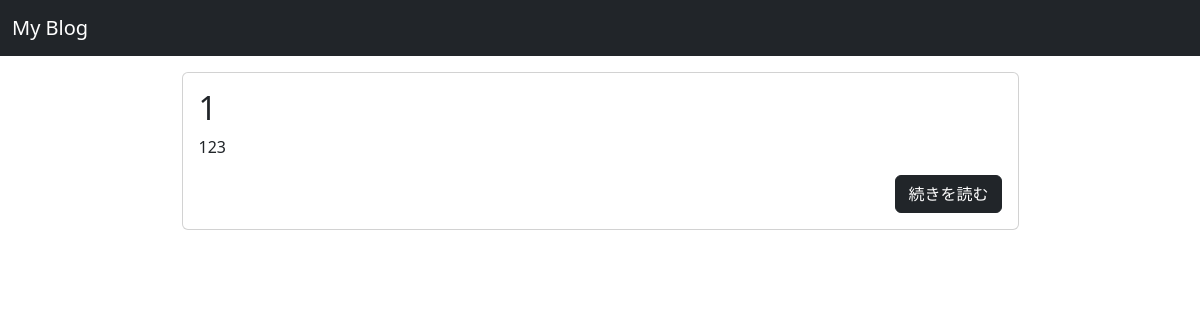
Before: / with the older database file.
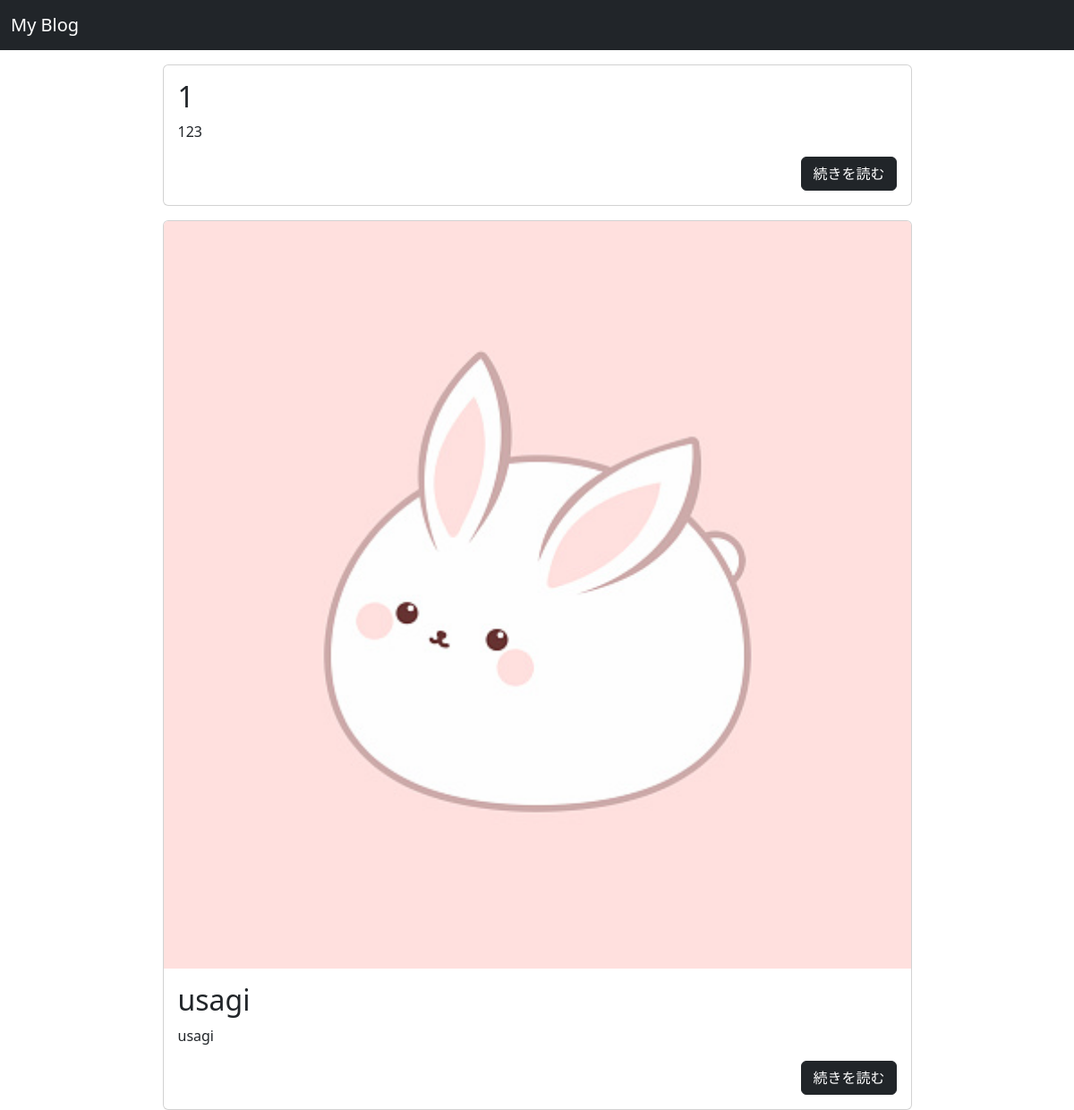
After: the same page with the newer database file.
### blog/models.py (models this page shows, shortened)
class Post(models.Model):
  title = models.CharField(max_length = 100)
  content = models.TextField()
  created_at = models.DateTimeField(auto_now_add = True)
  updated_at = models.DateTimeField(auto_now = True)
  is_published = models.BooleanField(default = False)
  image = models.ImageField(upload_to ="uploads/", null = True, blank = True)

### blog/views.py (the view)
# urls.py: path("", PostList.as_view(), name ="post_list"),
class PostList(ListView):
    model = Post
    context_object_name = "posts"

### blog/templates/blog/post_list.html (shortened to what this page needs)
{% extends 'blog/base.html' %}
{% block content %}
{% for post in posts %}
  {% if post.is_published or user.is_authenticated %}
  <div class ="card w-75 mt-3 mx-auto">
    {% if post.image %}
    <img src ="{{ post.image.url }}" class=" card-img-top" alt ="{{ post.title }}">
    {% endif %}
    <div class ="card-body">
      <h2 class ="card-title">{{ post.title }}</h2 >
      <p class ="card-text">{{ post.content | truncatechars:30 }}</p >
      <div class ="d-grid gap-2 d-md-flex justify-content-md-end">
        <a href ="{% url 'post_detail' post.pk %}" class ="btn btn-dark">続きを読む</a >
      </div >
    </div >
  </div >
  {% endif %}
{% endfor %}
{% endblock content %}

### blog/templates/blog/base.html (shortened to what this page needs)
{% load django_bootstrap5 %}
<!DOCTYPE html>
  <html lang ="ja">
  <head>
    {% bootstrap_css %}
  </head>
  <body>
    <nav class ="navbar navbar-dark bg-dark">
      <div class ="container-fluid">
        <a class =" navbar-brand" href ="/"> My Blog </a>
      </div>
    </nav>
    <div class =" container">
      {% block content %}
      {% endblock content %}
    </div>
  </body>
</html>

Changed rows visible on the page:
added Post: image (picture), title "usagi", content "usagi"
